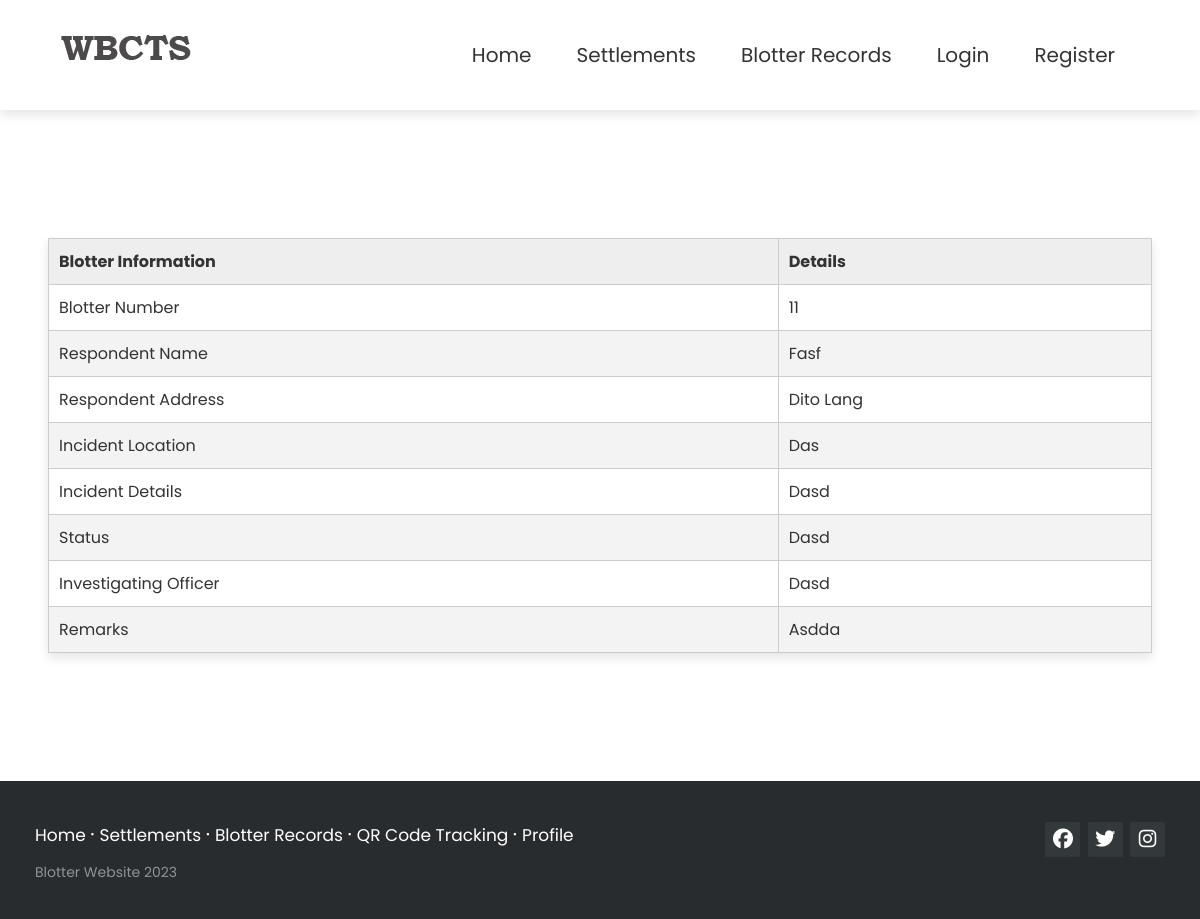
The page /view-blotters.php?id=11 on the database its author committed.
### tables this page shows
CREATE TABLE `blotter_records` (
  `id` int(11) NOT NULL,
  `complainant_id` int(11) NOT NULL,
  `complainant_name` varchar(255) NOT NULL,
  `respondent_name` varchar(255) NOT NULL,
  `respondent_address` varchar(255) NOT NULL,
  `incident_location` varchar(255) NOT NULL,
  `incident_details` longtext NOT NULL,
  `incident_type` varchar(255) NOT NULL,
  `blotter_status` varchar(255) DEFAULT 'pending',
  `investigating_officer` varchar(255) DEFAULT NULL,
  `remarks` varchar(255) NOT NULL,
  `qrcode` varchar(255) NOT NULL,
  `is_archived` tinyint(1) DEFAULT 0,
  `created_at` datetime NOT NULL DEFAULT current_timestamp(),
  `updated_at` datetime NOT NULL DEFAULT current_timestamp()
);

### php/models/Blotter.php (called while the page is built, shortened)
<?php
class Blotter
{
    private $table = 'blotter_records';
    private $conn;
    public function __construct($db)
    {
        $this->conn = $db;
    }
    public function read($id)
    {
        $c = $id != null ? "WHERE id = '{$id}'" : "";
        $query = "SELECT * FROM {$this->table} {$c};";
        $stmt = $this->conn->prepare($query);
        $stmt->execute();
        return $stmt;
    }
}

### view-blotters.php (the view, shortened to what this page needs)
<?php
require_once "php/config/Database.php";
require_once "php/models/Blotter.php";
$database = new Database();
$db = $database->connect();
$blotter = new Blotter($db);
$result = $blotter->read($_GET["id"]);
$row = $result->fetch(PDO::FETCH_ASSOC);
$content = <<<CONTENT
	<table class="table table-striped" style="width:100%">
			<thead>
				<th>Blotter Information</th>
				<th>Details</th>
			</thead>
			<tbody>
				<tr>
                    <td>Blotter Number</td>
                    <td>{$row["id"]}</td>
                </tr>
                <tr>
                    <td>Respondent Name</td>
                    <td>{$row["respondent_name"]}</td>
                </tr>
                <tr>
                    <td>Respondent Address</td>
                    <td>{$row["respondent_address"]}</td>
                </tr>
                <tr>
                    <td>Incident Location</td>
                    <td>{$row["incident_location"]}</td>
                </tr>
                <tr>
                    <td>Incident Details</td>
                    <td>{$row["incident_details"]}</td>
                </tr>
                <tr>
                    <td>Status</td>
                    <td>{$row["incident_details"]}</td>
                </tr>
                <tr>
                    <td>Investigating Officer</td>
                    <td>{$row["investigating_officer"]}</td>
                </tr>
                <tr>
                    <td>Remarks</td>
                    <td>{$row["remarks"]}</td>
                </tr>
			</tbody>
		</table>
CONTENT;
?>
<?php include 'templates/default.php'; ?>

### assets/css/footerstyle.css (style rules this page uses)
* { font-family: Roboto; }

### assets/css/headerstyle.css (style rules this page uses)
* { margin: 0; padding: 0; box-sizing: border-box; font-family: Arial, sans-serif; text-transform: capitalize; text-decoration: none; }

### assets/css/style.css (style rules this page uses)
table { border-collapse: collapse; width: 100%; font-family: Arial, sans-serif; color: #333333; background-color: #ffffff; text-align: left; margin: 0 auto; box-shadow: 0 5px 10px rgba(0, 0, 0, 0.1); }
thead th { background-color: #eeeeee; border: 1px solid #cccccc; padding: 10px; }
tbody td { border: 1px solid #cccccc; padding: 10px; }
tbody tr:nth-of-type(even) { background-color: #f3f3f3; }

### templates/default.php (style rules this page uses)
* { margin: 0; padding: 0; outline: none; box-sizing: border-box; font-family: 'Poppins', sans-serif; }
body { font-family: Arial, Helvetica, sans-serif; }

### rows shown on the page
blotter_records: id "11", respondent_name "Fasf", respondent_address "Dito Lang", incident_location "Das", incident_details "Dasd", investigating_officer "Dasd", remarks "Asdda"
